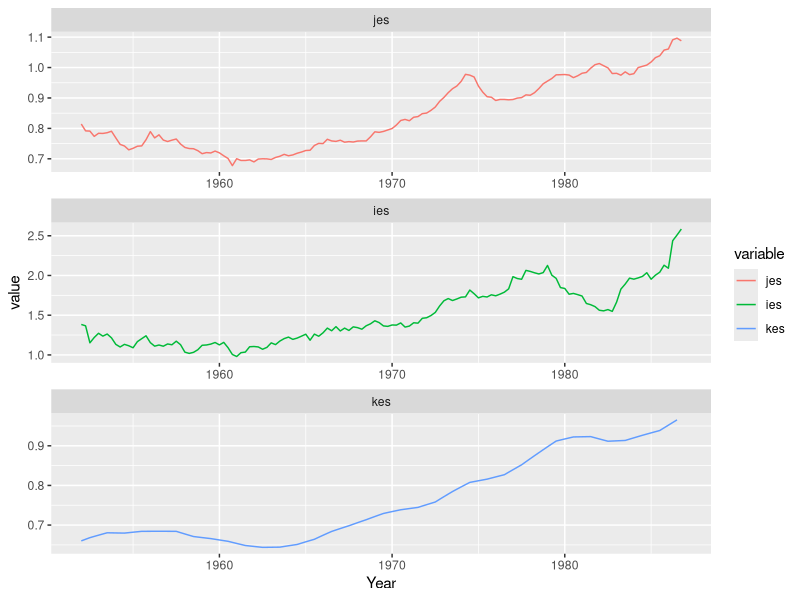
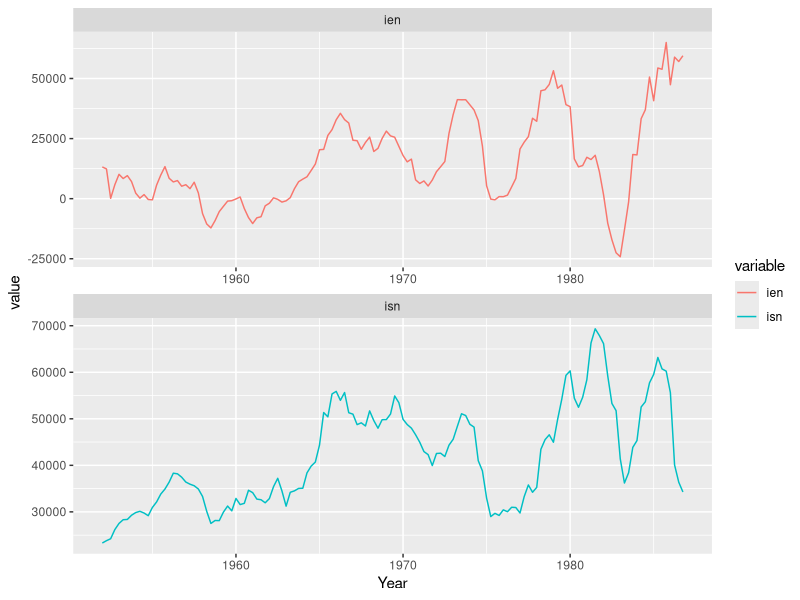
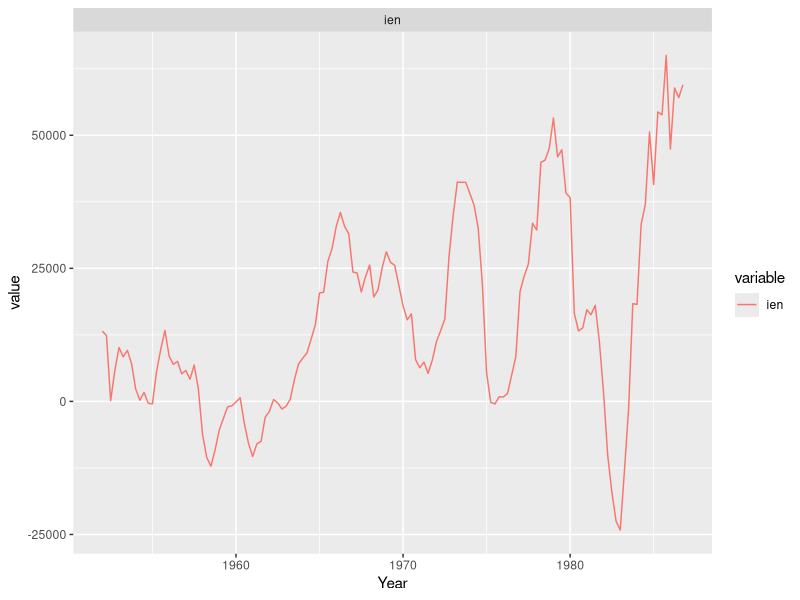
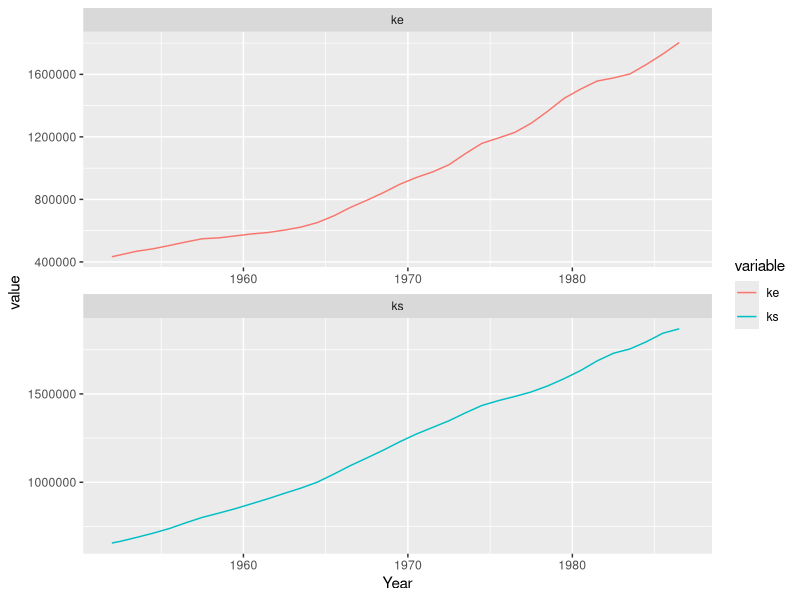
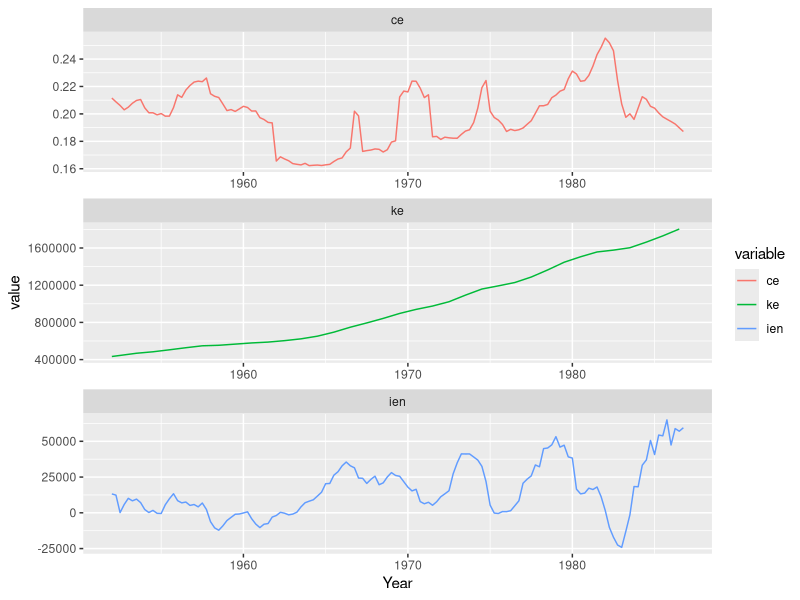
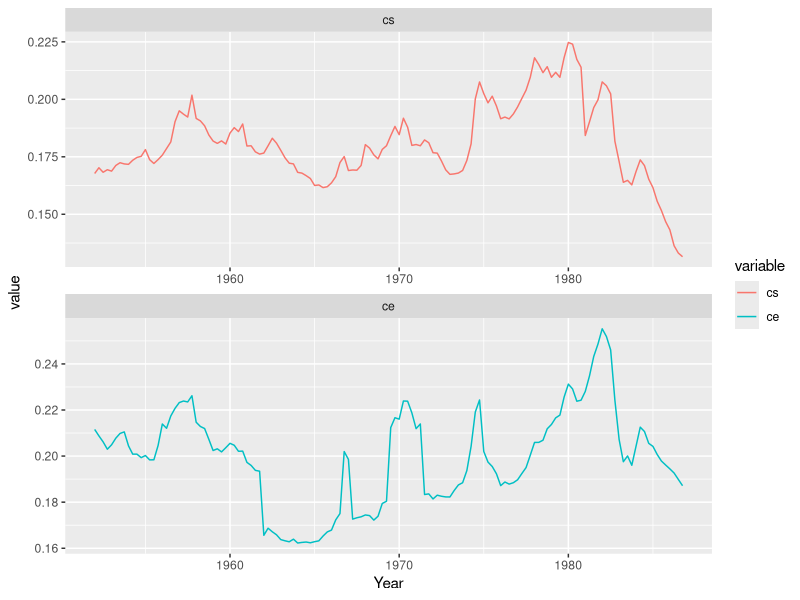
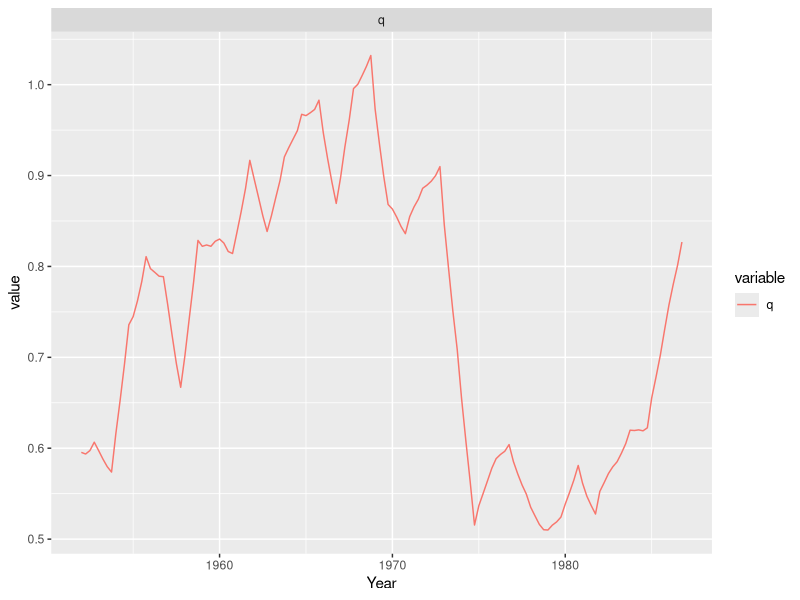
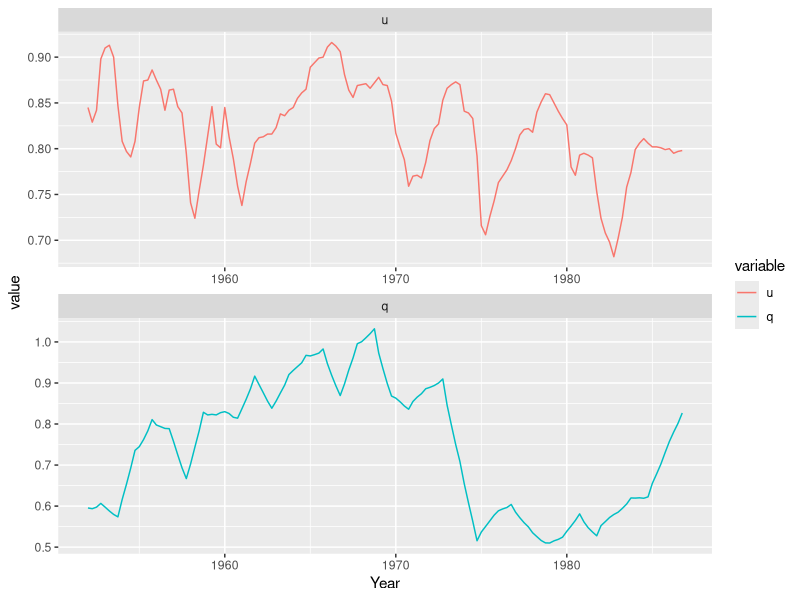

Source code (R) for these figures, in order:
##pdf(width=11,paper="USr")
library(ggplot2)
library(tidyverse)
library(lmtest)
library(reshape2)
library(nlme)
library(here)
library(dynlm)
options(scipen=10000)

rm(list=ls())

ld<-function(x)c( x[2:(length(x))],NA )

cochrane.orcutt <- function(mod){
     X <- model.matrix(mod)
     y <- model.response(model.frame(mod))
     e <- residuals(mod)
     n <- length(e)
     names <- colnames(X)
     rho <- sum(e[1:(n-1)]*e[2:n])/sum(e^2)
     ## cheat and know the answer (then it works)
     ## rho <- 0.868
     y <- y[2:n] - rho * y[1:(n-1)]
     X <- X[2:n,] - rho * X[1:(n-1),]
     mod <- lm(y ~ X - 1)
     result <- list()
     result$coefficients <- coef(mod)
     names(result$coefficients) <- names
     summary <- summary(mod, corr = F)
     result$cov <- (summary$sigma^2) * summary$cov.unscaled
     dimnames(result$cov) <- list(names, names)
     result$sigma <- summary$sigma
     result$rho <- rho
     class(result) <- 'cochrane.orcutt'
     result
     }



kopcke <- read.csv(here("lab-09-time-series/chap6-kopcke.csv"))

kopcke.dt <- as.yearqtr(paste(kopcke$rdate %/% 10, kopcke$rdate%%10),"%Y %q")

kopcke.z <- zoo(kopcke,order.by=kopcke.dt)
kopcke.ts <- ts(kopcke,start=c(1952,1),end=c(1986,4),frequency=4,class="matrix")

## plot(cbind(kopcke.z$je/kopcke.z$js,kopcke.z$ie/kopcke.z$is,kopcke.z$kelag/kopcke.z$kslag))

kopcke.df0 <- data.frame(time=time(kopcke.z), Year=as.numeric(as.yearqtr(time(kopcke.z))),kopcke.z)
kopcke.df1 <- mutate(kopcke.df0,
                     jes=je/js, ies = ie/is, ces = ce / cs,
                     ke = ld(kelag), ks=ld(kslag),kes=ke/ks,
                     ien=ie-0.15*kelag, isn=is-0.05*kslag,
                     ien_alt=lead(kelag) - kelag, isn_alt=lead(kslag) - kslag,
                     ck= (ce*kelag + cs*kslag)/(kelag + kslag) )


kopcke.z2 <- zoo(subset(kopcke.df1,select=-time),order.by=kopcke.dt)
## zoo makes window() flaky on start/end 
## frequency(kopcke.z2)
## time(window(kopcke.z2,start="1954 Q1",end="1977 Q4"))  ## Good
## time(window(kopcke.z2,start=c(1954,1),end=c(1977,4),frequency=4)) ## Bad

kopcke.melt <- melt(kopcke.df1, id.vars=c("Year"))

## To set the series order for plotting
kopcke.melt$variable <- factor(kopcke.melt$variable, levels = c("time","rdate","ck","js","je","f","is","ie","kelag","kslag","y","u","q","cs","ce","jes","ies","ke","ks","kes","ien","isn" ))

n <- ggplot(subset(kopcke.melt, variable=="jes" | variable=="ies" | variable=="kes"),aes(x=Year,y=value,color=variable)) + facet_wrap( ~ variable,ncol=1,scales="free" ) + geom_line()
print(n)

n <- ggplot(subset(kopcke.melt, variable=="ien" | variable=="isn"),aes(x=Year,y=value,color=variable)) + facet_wrap( ~ variable,ncol=1,scales="free" ) + geom_line()
print(n)


n <- ggplot(subset(kopcke.melt, variable=="ien" | variable=="ien_alt"),aes(x=Year,y=value,color=variable)) + facet_wrap( ~ variable,ncol=1,scales="fixed" ) + geom_line()
print(n)


n <- ggplot(subset(kopcke.melt, variable=="ke" | variable=="ks"),aes(x=Year,y=value,color=variable)) + facet_wrap( ~ variable,ncol=1,scales="free" ) + geom_line()
print(n)


n <- ggplot(subset(kopcke.melt, variable=="ien" | variable=="ke" | variable=="ce" ),aes(x=Year,y=value,color=variable)) + facet_wrap( ~ variable,ncol=1,scales="free" ) + geom_line()
print(n)




## dev.new()

n <- ggplot(subset(kopcke.melt, variable=="cs" | variable=="ce"),aes(x=Year,y=value,color=variable)) + facet_wrap( ~ variable,ncol=1,scales="free" ) + geom_line()
print(n)

## dev.new()

## Q
n <- ggplot(subset(kopcke.melt, variable=="q"),aes(x=Year,y=value,color=variable)) + facet_wrap( ~ variable,ncol=1,scales="free" ) + geom_line()
print(n)

## Q and Capacity Utilization
n <- ggplot(subset(kopcke.melt, variable=="q" | variable=="u"),aes(x=Year,y=value,color=variable)) + facet_wrap( ~ variable,ncol=1,scales="free" ) + geom_line()
print(n)

## Q and Cost of Capital
n <- ggplot(subset(kopcke.melt, variable=="ck" | variable=="q"),aes(x=Year,y=value,color=variable)) + facet_wrap( ~ variable,ncol=1,scales="free" ) + geom_line()
print(n)

## Q and Cost of Capital Scatterplot
n <- ggplot(kopcke.df1,aes(x=ck,y=q)) + geom_point() + geom_smooth(method="lm",se=FALSE)
print(n)

## Q and Capacity Utilization Scatterplot
n <- ggplot(kopcke.df1,aes(x=u,y=q)) + geom_point() + geom_smooth(method="lm",se=FALSE)
print(n)


## 6e2a Estimate equation 6.14 (equipment e and structures s)
summary(eqn614e <- dynlm(data=kopcke.z2, ie ~ L(y,0:1) + L(ie,1), start=c(1956,1),end=c(1986,4)  ) )
dwtest(eqn614e)
(lambda <- 1 - coef(eqn614e)[4])
(mu <- coef(eqn614e)[2] / lambda)
(delta <- coef(eqn614e)[3] / (mu * lambda) + 1)

summary(eqn614s <- dynlm(data=kopcke.z2, is ~ L(y,0:1) + L(is,1), start=c(1956,1),end=c(1986,4)  ) )
dwtest(eqn614s)
(lambda <- 1 - coef(eqn614s)[4])
(mu <- coef(eqn614s)[2] / lambda)
(delta <- coef(eqn614s)[3] / (mu * lambda) + 1)



lmqfd <- function(y,X,rho){
    yqfd <- y[2:length(y)] - rho * y[1:length(y)-1]
    Xqfd <- X[2:length(y), ] - rho * X[1:length(y)-1, ]
    return(lm(yqfd ~ 0 + Xqfd))
    }



hildreth_lu <- function(mod){
    rmses <- data.frame(rho=double(), rmse=double())
    y <- model.response(model.frame(mod))
    X <- model.matrix(mod)
    for(rho in seq(0,1,0.01)){
        lmqfd.lm <- lmqfd(y,X,rho)
        rmse <- sqrt(sum((resid(lmqfd.lm))^2)/(length(y)-1))
        rmses <- bind_rows(rmses, data.frame(rho,rmse))
    }
    rhostar <- with(rmses, rmses[rmse==min(rmse),"rho"])
    print("rhostar is")
    print(rhostar)
    print(summary(lmqfd.lm <<- lmqfd(y,X,rhostar)))
    print(dwtest(lmqfd(y,X,rhostar)))
    return(rmses)
}



(eqn614s_ols  <- lm(data=dplyr::filter(kopcke.df1, Year>1956),
                    is ~ y + dplyr::lag(y) + dplyr::lag(is) ))
(lambda <- 1 - coef(eqn614s_ols)[4])
(mu <- coef(eqn614s_ols)[2] / lambda)
(delta <- coef(eqn614s_ols)[3] / (mu * lambda) + 1)

dwtest(eqn614s_ols)
(eqn614s_co  <- cochrane.orcutt(eqn614s_ols))
## dwtest(eqn614s_co)
(lambda <- 1 - coef(eqn614s_co)[4])
(mu <- coef(eqn614s_co)[2] / lambda)
(delta <- coef(eqn614s_co)[3] / (mu * lambda) + 1)

rmses <- hildreth_lu(eqn614s_ols)
summary(lmqfd.lm)
(lambda <- 1 - coef(lmqfd.lm)[4])
(mu <- coef(lmqfd.lm)[2] / lambda)
(delta <- coef(lmqfd.lm)[3] / (mu * lambda) + 1)
rmses %>% ggplot(aes(x=rho,y=rmse)) + geom_line() 


## Try without constant
(eqn614s_ols  <- lm(data=dplyr::filter(kopcke.df1, Year>1956),
                    is ~ 0 + y + dplyr::lag(y) + dplyr::lag(is) ))
(lambda <- 1 - coef(eqn614s_ols)[3])
(mu <- coef(eqn614s_ols)[1] / lambda)
(delta <- coef(eqn614s_ols)[2] / (mu * lambda) + 1)
dwtest(eqn614s_ols)
(eqn614s_co  <- cochrane.orcutt(eqn614s_ols))
## dwtest(eqn614s_co)
(lambda <- 1 - coef(eqn614s_co)[3])
(mu <- coef(eqn614s_co)[1] / lambda)
(delta <- coef(eqn614s_co)[2] / (mu * lambda) + 1)
rmses <- hildreth_lu(eqn614s_ols)
summary(lmqfd.lm)
(lambda <- 1 - coef(lmqfd.lm)[3])
(mu <- coef(lmqfd.lm)[1] / lambda)
(delta <- coef(lmqfd.lm)[2] / (mu * lambda) + 1)
rmses %>% ggplot(aes(x=rho,y=rmse)) + geom_line() 






(eqn614e_ols  <- lm(data=dplyr::filter(kopcke.df1, Year>1956),
                    ie ~ y + dplyr::lag(y) + dplyr::lag(ie) ))
(lambda <- 1 - coef(eqn614e_ols)[4])
(mu <- coef(eqn614e_ols)[2] / lambda)
(delta <- coef(eqn614e_ols)[3] / (mu * lambda) + 1)
dwtest(eqn614e_ols)
(eqn614e_co  <- cochrane.orcutt(eqn614e_ols))
## dwtest(eqn614e_co)
(lambda <- 1 - coef(eqn614e_co)[4])
(mu <- coef(eqn614e_co)[2] / lambda)
(delta <- coef(eqn614e_co)[3] / (mu * lambda) + 1)
rmses <- hildreth_lu(eqn614e_ols)
summary(lmqfd.lm)
(lambda <- 1 - coef(lmqfd.lm)[4])
(mu <- coef(lmqfd.lm)[2] / lambda)
(delta <- coef(lmqfd.lm)[3] / (mu * lambda) + 1)
rmses %>% ggplot(aes(x=rho,y=rmse)) + geom_line() 




## Try without constant
(eqn614e_ols  <- lm(data=dplyr::filter(kopcke.df1, Year>1956),
                    ie ~ 0+ y + dplyr::lag(y) + dplyr::lag(ie) ))
(lambda <- 1 - coef(eqn614e_ols)[3])
(mu <- coef(eqn614e_ols)[1] / lambda)
(delta <- coef(eqn614e_ols)[2] / (mu * lambda) + 1)
dwtest(eqn614e_ols)
(eqn614e_co  <- cochrane.orcutt(eqn614e_ols))
## dwtest(eqn614e_co)
(lambda <- 1 - coef(eqn614e_co)[3])
(mu <- coef(eqn614e_co)[1] / lambda)
(delta <- coef(eqn614e_co)[2] / (mu * lambda) + 1)

rmses <- hildreth_lu(eqn614e_ols)
summary(lmqfd.lm)
(lambda <- 1 - coef(lmqfd.lm)[3])
(mu <- coef(lmqfd.lm)[1] / lambda)
(delta <- coef(lmqfd.lm)[2] / (mu * lambda) + 1)
rmses %>% ggplot(aes(x=rho,y=rmse)) + geom_line() 



















## The gls syntax does not take lag()
summary(gls(ie ~ (y) + kelag , data=kopcke.z2, correlation=corARMA(p=1,q=0)))
summary(gls(ie ~ (y) + kelag , data=kopcke.z2, correlation=corAR1()))

## Be very careful with signs in the lag operator.  Here it works on a zoo object
## Just to demonstrate that we are doing lags correctly
with(kopcke.z2,arima(ie, xreg=cbind(stats::lag(y,-1:-3),kelag), order=c(0,0,0)))  ## Right 
summary(dynlm(data=kopcke.z2, ie ~ L(y,1:3) + kelag)) ## Right

with(kopcke.z2,arima(ie, xreg=cbind(stats::lag(y,-1),kelag), order=c(1,0,0)))  ## Right

with(kopcke.z2,arima(ie, xreg=cbind(stats::lag(y,-1:-3),kelag), order=c(1,0,0)))  ## Right

with(window(kopcke.z2,start="1954 Q1",end="1977 Q4"),arima(ie, xreg=cbind(stats::lag(y,-1:-3),kelag), order=c(1,0,0)))  ## Right

## Cash flow model
with(window(kopcke.z2,start="1958 Q1",end="1973 Q3"),arima( ie , xreg=cbind(stats::lag(f/je,-1:-3),kelag), order=c(1,0,0)))
with(window(kopcke.z2,start="1956 Q1",end="1979 Q4"),arima( ie , xreg=cbind(stats::lag(f/je,-1:-7),kelag), order=c(1,0,0)))
## To get 1956Q1-1979Q4 with seven lags, need to include back to 1954Q2
(flow.ie.iii <- with((window(kopcke.z2,start="1954 Q2",end="1979 Q4")),arima( ie , xreg=cbind(stats::lag(f/je,0:-7),kelag), order=c(1,0,0))))
(flow.is.iii <- with((window(kopcke.z2,start="1954 Q2",end="1979 Q4")),arima( is , xreg=cbind(stats::lag(f/js,0:-7),kelag), order=c(1,0,0))))


## With contemporaneous y
summary(dynlm(data=kopcke.z2, ie ~ L(y,0:3) + kelag))
summary(dynlm(data=kopcke.z2, ie ~ y + L(y,1:3) + kelag))

## dynlm uses the start/end syntax from window()
summary( accelerator.3 <- dynlm(data=kopcke.z2, ie ~ L(y,0:3) + kelag, start="1954 Q1", end="1977 Q4"))
dwtest(accelerator.3)

summary( accelerator.4 <- dynlm(data=kopcke.z2, ie ~ L(y,1:4) + kelag, start=c(1954,1), end=c(1977,4) ))
dwtest(accelerator.4)

summary( autoregressive.2 <- dynlm(data=kopcke.z2, ie ~ L(ie,1:2), start=c(1954,1), end=c(1977,4) ))
dwtest(autoregressive.2)

summary(autoregressive.6 <- dynlm(data=kopcke.z2, ie ~ L(ie,1:6), start=c(1954,1), end=c(1977,4) ))
dwtest(autoregressive.6)


## Back out depreciation rates for equipment based on gross investment and capital stock, 1953 and 1986
subset(kopcke.df1,Year>=1952.75 & Year<1954,select=c(ie,kelag,Year))
(ke52.4 <- kopcke.df1["1952 Q4","kelag"])
(ke53.4 <- kopcke.df1["1953 Q4","kelag"])
(ie53 <- (kopcke.df1["1953 Q1","ie"] + kopcke.df1["1953 Q2","ie"] + kopcke.df1["1953 Q3","ie"] + kopcke.df1["1953 Q4","ie"])/4 )
(delta53 <- 1 - (ke53.4 - ie53) / ke52.4)

subset(kopcke.df1,Year>=1985.75 & Year<1987,select=c(ie,kelag,Year))
(ke85.4 <- kopcke.df1["1985 Q4","kelag"])
(ke86.4 <- kopcke.df1["1986 Q4","kelag"])
(ie86 <- (kopcke.df1["1986 Q1","ie"] + kopcke.df1["1986 Q2","ie"] + kopcke.df1["1986 Q3","ie"] + kopcke.df1["1986 Q4","ie"])/4 )
(delta86 <- 1 - (ke86.4 - ie86) / ke85.4)

## Back out depreciation rates for structures based on gross investment and capital stock, 1953 and 1986
subset(kopcke.df1,Year>=1952.75 & Year<1954,select=c(is,kslag,Year))
(ks52.4 <- kopcke.df1["1952 Q4","kslag"])
(ks53.4 <- kopcke.df1["1953 Q4","kslag"])
(is53 <- (kopcke.df1["1953 Q1","is"] + kopcke.df1["1953 Q2","is"] + kopcke.df1["1953 Q3","is"] + kopcke.df1["1953 Q4","is"])/4 )
(delta53 <- 1 - (ks53.4 - is53) / ks52.4)

subset(kopcke.df1,Year>=1985.75 & Year<1987,select=c(is,kslag,Year))
(ks85.4 <- kopcke.df1["1985 Q4","kslag"])
(ks86.4 <- kopcke.df1["1986 Q4","kslag"])
(is86 <- (kopcke.df1["1986 Q1","is"] + kopcke.df1["1986 Q2","is"] + kopcke.df1["1986 Q3","is"] + kopcke.df1["1986 Q4","is"])/4 )
(delta86 <- 1 - (ks86.4 - is86) / ks85.4)
